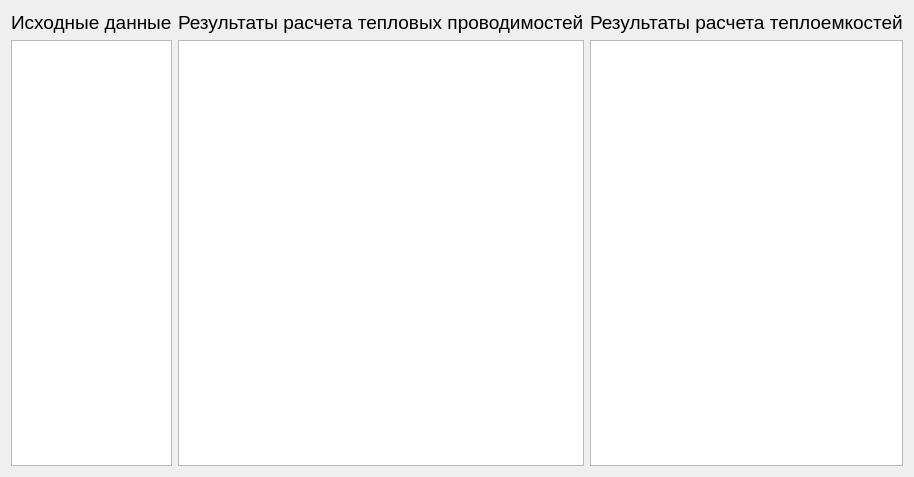
<?xml version="1.0" encoding="UTF-8"?>
<ui version="4.0">
 <class>Tepl_dannie</class>
 <widget class="QWidget" name="Tepl_dannie">
  <property name="geometry">
   <rect>
    <x>0</x>
    <y>0</y>
    <width>773</width>
    <height>477</height>
   </rect>
  </property>
  <property name="windowTitle">
   <string>Form</string>
  </property>
  <layout class="QGridLayout" name="gridLayout">
   <item row="1" column="0">
    <widget class="QTableWidget" name="tableWidget">
     <property name="alternatingRowColors">
      <bool>true</bool>
     </property>
    </widget>
   </item>
   <item row="1" column="2">
    <widget class="QTableWidget" name="tableWidget_2">
     <property name="alternatingRowColors">
      <bool>true</bool>
     </property>
    </widget>
   </item>
   <item row="0" column="0">
    <widget class="QLabel" name="label">
     <property name="text">
      <string>&lt;html&gt;&lt;head/&gt;&lt;body&gt;&lt;p&gt;&lt;span style=&quot; font-size:14pt;&quot;&gt;Исходные данные&lt;/span&gt;&lt;/p&gt;&lt;/body&gt;&lt;/html&gt;</string>
     </property>
    </widget>
   </item>
   <item row="0" column="2">
    <widget class="QLabel" name="label_2">
     <property name="text">
      <string>&lt;html&gt;&lt;head/&gt;&lt;body&gt;&lt;p&gt;&lt;span style=&quot; font-size:14pt;&quot;&gt;Результаты расчета тепловых проводимостей&lt;/span&gt;&lt;/p&gt;&lt;/body&gt;&lt;/html&gt;</string>
     </property>
    </widget>
   </item>
   <item row="1" column="3">
    <widget class="QTableWidget" name="tableWidget_3"/>
   </item>
   <item row="0" column="3">
    <widget class="QLabel" name="label_3">
     <property name="text">
      <string>&lt;html&gt;&lt;head/&gt;&lt;body&gt;&lt;p&gt;&lt;span style=&quot; font-size:14pt;&quot;&gt;Результаты расчета теплоемкостей&lt;/span&gt;&lt;/p&gt;&lt;/body&gt;&lt;/html&gt;</string>
     </property>
    </widget>
   </item>
  </layout>
 </widget>
 <resources/>
 <connections/>
</ui>
